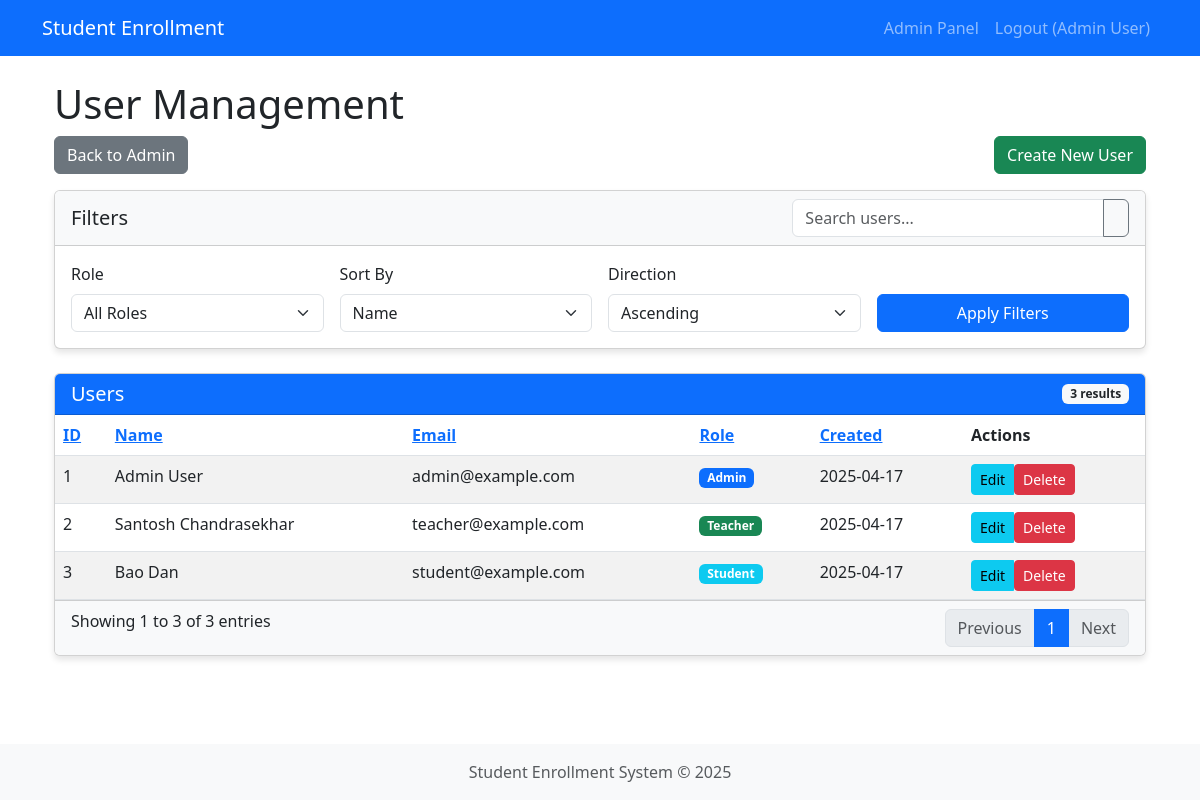
/admin/custom_users (signed in), run on an earlier commit of the app's database.
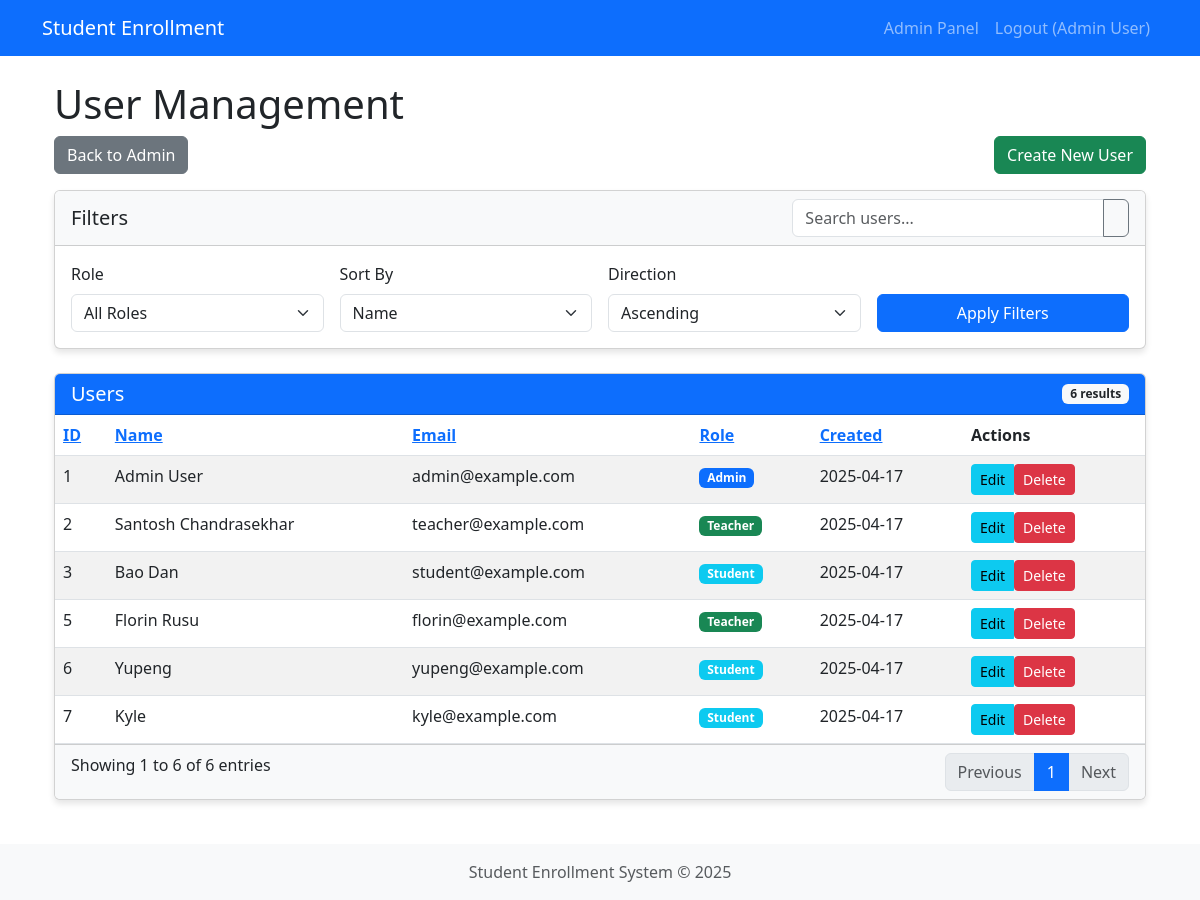
And on a later commit of the database.
### app.py (models this page shows, shortened)
class User(db.Model, UserMixin):
    id = db.Column(db.Integer, primary_key=True)
    email = db.Column(db.String(100), unique=True, nullable=False)
    name = db.Column(db.String(100), nullable=False)
    password = db.Column(db.String(200), nullable=False)
    role_id = db.Column(db.Integer, db.ForeignKey('role.id'), nullable=False)
    created_at = db.Column(db.DateTime, default=datetime.now)
    courses_teaching = db.relationship('Course', backref='teacher', lazy=True,
                                      cascade="all, delete-orphan")
    enrollments = db.relationship('Enrollment', backref='student', lazy=True,
                                 cascade="all, delete-orphan",
                                 primaryjoin="User.id==Enrollment.student_id")

class Role(db.Model):
    id = db.Column(db.Integer, primary_key=True)
    name = db.Column(db.String(20), unique=True, nullable=False)
    users = db.relationship('User', backref='role', lazy=True)

### app.py (the view, shortened to what this page needs)
@app.route('/admin/custom_users')
@login_required
@role_required('admin')
def admin_users():
    search = request.args.get('search', '')
    role_id = request.args.get('role', '')
    sort_field = request.args.get('sort', 'id')
    sort_direction = request.args.get('direction', 'asc')
    query = User.query
    if role_id and role_id.isdigit():
        query = query.filter(User.role_id == int(role_id))
    if sort_field == 'name':
        if sort_direction == 'desc':
            query = query.order_by(User.name.desc())
        else:
            query = query.order_by(User.name)
    elif sort_field == 'email':
        if sort_direction == 'desc':
            query = query.order_by(User.email.desc())
        else:
            query = query.order_by(User.email)
    elif sort_field == 'created_at':
        if sort_direction == 'desc':
            query = query.order_by(User.created_at.desc())
        else:
            query = query.order_by(User.created_at)
    else:  # Default sort by ID
        if sort_direction == 'desc':
            query = query.order_by(User.id.desc())
        else:
            query = query.order_by(User.id)
    users = query.all()
    roles = Role.query.all()
    return render_template(
        'admin/users.html',
        users=users,
        roles=roles,
        search=search,
        role_id=role_id,
        sort_field=sort_field,
        sort_direction=sort_direction
    )

### app.py (called while the page is built)
@login_manager.user_loader
def load_user(user_id):
    return User.query.get(int(user_id))

def role_required(role_name):
    def decorator(f):
        @wraps(f)
        def decorated_function(*args, **kwargs):
            if not current_user.is_authenticated:
                return redirect(url_for('login'))
            if not current_user.role or current_user.role.name != role_name:
                flash('You do not have permission to access this page.', 'danger')
                return redirect(url_for('dashboard'))
            return f(*args, **kwargs)
        return decorated_function
    return decorator

### templates/admin/users.html (shortened to what this page needs)
{% extends 'base.html' %}
{% block content %}
<div class="container">
  <div class="row">
    <div class="col-md-12">
      <h1>User Management</h1>
      <div class="d-flex justify-content-between mb-3">
        <div>
          <a href="{{ url_for('admin.index') }}" class="btn btn-secondary">
             Back to Admin
          </a>
        </div>
        <div>
          <a href="{{ url_for('admin_create_user') }}" class="btn btn-success">
             Create New User
          </a>
        </div>
      </div>
      <div class="card mb-4">
        <div class="card-header bg-light">
          <div class="row align-items-center">
            <div class="col">
              <h5 class="mb-0">Filters</h5>
            </div>
            <div class="col-md-4">
              <form method="GET" action="{{ url_for('admin_users') }}" class="input-group">
                <input type="text" name="search" class="form-control" placeholder="Search users..."
                  value="{{ request.args.get('search', '') }}">
                <button type="submit" class="btn btn-outline-secondary">
                </button>
              </form>
            </div>
          </div>
        </div>
        <div class="card-body">
          <div class="row g-3">
            <div class="col-md-3">
              <label class="form-label">Role</label>
              <select class="form-select" name="role" id="role-filter">
                <option value="">All Roles</option>
              </select>
            </div>
            <div class="col-md-3">
              <label class="form-label">Sort By</label>
              <select class="form-select" name="sort" id="sort-field">
                <option value="name" {% if sort_field == 'name' %}selected{% endif %}>Name</option>
              </select>
            </div>
            <div class="col-md-3">
              <label class="form-label">Direction</label>
              <select class="form-select" name="direction" id="sort-direction">
                <option value="asc" {% if sort_direction == 'asc' %}selected{% endif %}>Ascending</option>
              </select>
            </div>
            <div class="col-md-3 d-flex align-items-end">
              <button type="button" id="apply-filters" class="btn btn-primary w-100">Apply Filters</button>
            </div>
          </div>
        </div>
      </div>
      <div class="card">
        <div class="card-header bg-primary text-white d-flex justify-content-between align-items-center">
          <h5 class="mb-0">Users</h5>
          <span class="badge bg-light text-dark">{{ users|length }} results</span>
        </div>
        <div class="card-body p-0">
          <div class="table-responsive">
            <table class="table table-striped table-hover mb-0">
              <thead>
                <tr>
                  <th class="admin-list-header">
                    <a href="{{ url_for('admin_users', search=search, role=role_id, sort='id', direction='asc' if sort_field == 'id' and sort_direction == 'desc' else 'desc') }}" class="column-header">ID</a>
                  </th>
                  <th class="admin-list-header">
                    <a href="{{ url_for('admin_users', search=search, role=role_id, sort='name', direction='asc' if sort_field == 'name' and sort_direction == 'desc' else 'desc') }}" class="column-header">Name</a>
                  </th>
                  <th class="admin-list-header">
                    <a href="{{ url_for('admin_users', search=search, role=role_id, sort='email', direction='asc' if sort_field == 'email' and sort_direction == 'desc' else 'desc') }}" class="column-header">Email</a>
                  </th>
                  <th class="admin-list-header">
                    <a href="#" class="column-header">Role</a>
                  </th>
                  <th class="admin-list-header">
                    <a href="{{ url_for('admin_users', search=search, role=role_id, sort='created_at', direction='asc' if sort_field == 'created_at' and sort_direction == 'desc' else 'desc') }}" class="column-header">Created</a>
                  </th>
                  <th class="admin-list-header">Actions</th>
                </tr>
              </thead>
              <tbody>
                {% for user in users %}
                <tr>
                  <td>{{ user.id }}</td>
                  <td>{{ user.name }}</td>
                  <td>{{ user.email }}</td>
                  <td>
                    <span class="badge bg-{{ 'primary' if user.role.name == 'admin' else 'success' if user.role.name == 'teacher' else 'info' }}">
                      {{ user.role.name|capitalize }}
                    </span>
                  </td>
                  <td>{{ user.created_at.strftime('%Y-%m-%d') }}</td>
                  <td>
                    <div class="btn-group" role="group">
                      <a href="{{ url_for('admin_edit_user', user_id=user.id) }}" class="btn btn-sm btn-info">
                         Edit
                      </a>
                      <form method="POST" action="{{ url_for('admin_delete_user', user_id=user.id) }}" class="d-inline"
                        onsubmit="return confirm('Are you sure you want to delete this user?');">
                        <button type="submit" class="btn btn-sm btn-danger">
                           Delete
                        </button>
                      </form>
                    </div>
                  </td>
                </tr>
                {% endfor %}
              </tbody>
            </table>
          </div>
        </div>
        <div class="card-footer bg-light">
          <div class="row">
            <div class="col-md-6">
              <div class="pagination-info">
                Showing 1 to {{ users|length }} of {{ users|length }} entries
              </div>
            </div>
            <div class="col-md-6">
              <nav aria-label="Page navigation">
                <ul class="pagination justify-content-end mb-0">
                  <li class="page-item disabled">
                    <a class="page-link" href="#" tabindex="-1" aria-disabled="true">Previous</a>
                  </li>
                  <li class="page-item active" aria-current="page">
                    <a class="page-link" href="#">1</a>
                  </li>
                  <li class="page-item disabled">
                    <a class="page-link" href="#">Next</a>
                  </li>
                </ul>
              </nav>
            </div>
          </div>
        </div>
      </div>
    </div>
  </div>
</div>
{% endblock %}

### templates/base.html (shortened to what this page needs)
<!DOCTYPE html>
<html lang="en">
<head>
    <link href="https://cdn.jsdelivr.net/npm/bootstrap@5.3.0-alpha1/dist/css/bootstrap.min.css" rel="stylesheet">
</head>
<body>
    <nav class="navbar navbar-expand-lg navbar-dark bg-primary">
        <div class="container">
            <a class="navbar-brand" href="{{ url_for('dashboard') }}">Student Enrollment</a>
            <div class="collapse navbar-collapse" id="navbarNav">
                <ul class="navbar-nav ms-auto">
                    {% if current_user.is_authenticated %}
                        {% if current_user.role %}
                            {% if current_user.role.name == 'student' %}
                                <li class="nav-item">
                                    <a class="nav-link" href="{{ url_for('student_dashboard') }}">My Courses</a>
                                </li>
                                <li class="nav-item">
                                    <a class="nav-link" href="{{ url_for('student_courses') }}">Available Courses</a>
                                </li>
                            {% elif current_user.role.name == 'teacher' %}
                                <li class="nav-item">
                                    <a class="nav-link" href="{{ url_for('teacher_dashboard') }}">My Classes</a>
                                </li>
                            {% elif current_user.role.name == 'admin' %}
                                <li class="nav-item">
                                    <a class="nav-link" href="{{ url_for('admin.index') }}">Admin Panel</a>
                                </li>
                            {% endif %}
                        {% endif %}
                        <li class="nav-item">
                            <a class="nav-link" href="{{ url_for('logout') }}">Logout ({{ current_user.name }})</a>
                        </li>
                    {% endif %}
                </ul>
            </div>
        </div>
    </nav>
    <main class="container py-4">
        {% block content %}{% endblock %}
    </main>
    <footer class="text-center text-muted">
        <div class="container">
            <p class="mb-0">Student Enrollment System &copy; 2025</p>
        </div>
    </footer>
</body>
</html>

### templates/base.html (style rules this page uses)
body { min-height: 100vh; display: flex; flex-direction: column; }
main { flex: 1; }
footer { margin-top: auto; padding: 1rem 0; background-color: #f8f9fa; }
.card { margin-bottom: 20px; box-shadow: 0 4px 6px rgba(0,0,0,0.1); }

What changed in the data, as far as the page shows it:
added User: id "5", name "Florin Rusu", email "florin@example.com", role.name "Teacher", created_at "2025-04-17"
added User: id "6", name "Yupeng", email "yupeng@example.com", role.name "Student", created_at "2025-04-17"
added User: id "7", name "Kyle", email "kyle@example.com", role.name "Student", created_at "2025-04-17"
Also different on the page:
{{ users|length }}: "3" → "6"
